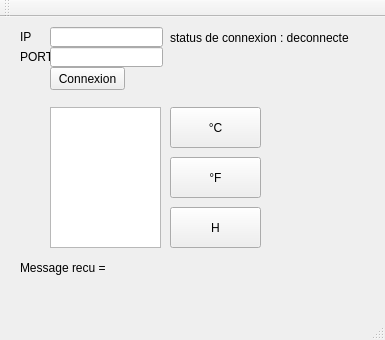
<?xml version="1.0" encoding="UTF-8"?>
<ui version="4.0">
 <class>InitiationQtClass</class>
 <widget class="QMainWindow" name="InitiationQtClass">
  <property name="geometry">
   <rect>
    <x>0</x>
    <y>0</y>
    <width>385</width>
    <height>340</height>
   </rect>
  </property>
  <property name="windowTitle">
   <string>InitiationQt</string>
  </property>
  <widget class="QWidget" name="centralWidget">
   <widget class="QLabel" name="label">
    <property name="geometry">
     <rect>
      <x>320</x>
      <y>230</y>
      <width>131</width>
      <height>81</height>
     </rect>
    </property>
    <property name="text">
     <string/>
    </property>
   </widget>
   <widget class="QLabel" name="label_3">
    <property name="geometry">
     <rect>
      <x>20</x>
      <y>10</y>
      <width>41</width>
      <height>20</height>
     </rect>
    </property>
    <property name="text">
     <string>IP</string>
    </property>
   </widget>
   <widget class="QLabel" name="label_4">
    <property name="geometry">
     <rect>
      <x>20</x>
      <y>30</y>
      <width>71</width>
      <height>20</height>
     </rect>
    </property>
    <property name="text">
     <string>PORT</string>
    </property>
   </widget>
   <widget class="QLineEdit" name="IPLineEdit">
    <property name="geometry">
     <rect>
      <x>50</x>
      <y>10</y>
      <width>113</width>
      <height>20</height>
     </rect>
    </property>
   </widget>
   <widget class="QLineEdit" name="portLineEdit">
    <property name="geometry">
     <rect>
      <x>50</x>
      <y>30</y>
      <width>113</width>
      <height>20</height>
     </rect>
    </property>
   </widget>
   <widget class="QPushButton" name="pushButton_2">
    <property name="geometry">
     <rect>
      <x>50</x>
      <y>50</y>
      <width>75</width>
      <height>23</height>
     </rect>
    </property>
    <property name="text">
     <string>Connexion</string>
    </property>
   </widget>
   <widget class="QLabel" name="connectionStatusLabel">
    <property name="geometry">
     <rect>
      <x>170</x>
      <y>0</y>
      <width>451</width>
      <height>41</height>
     </rect>
    </property>
    <property name="text">
     <string>status de connexion : deconnecte</string>
    </property>
   </widget>
   <widget class="QLabel" name="MessageEditLine">
    <property name="geometry">
     <rect>
      <x>610</x>
      <y>160</y>
      <width>391</width>
      <height>171</height>
     </rect>
    </property>
    <property name="text">
     <string/>
    </property>
   </widget>
   <widget class="QPlainTextEdit" name="plainTextEdit">
    <property name="geometry">
     <rect>
      <x>50</x>
      <y>90</y>
      <width>111</width>
      <height>141</height>
     </rect>
    </property>
   </widget>
   <widget class="QLabel" name="connectionStatusLabel1">
    <property name="geometry">
     <rect>
      <x>20</x>
      <y>230</y>
      <width>301</width>
      <height>41</height>
     </rect>
    </property>
    <property name="text">
     <string>Message recu =</string>
    </property>
   </widget>
   <widget class="QPushButton" name="far">
    <property name="geometry">
     <rect>
      <x>170</x>
      <y>140</y>
      <width>91</width>
      <height>41</height>
     </rect>
    </property>
    <property name="text">
     <string>°F</string>
    </property>
   </widget>
   <widget class="QPushButton" name="hr">
    <property name="geometry">
     <rect>
      <x>170</x>
      <y>190</y>
      <width>91</width>
      <height>41</height>
     </rect>
    </property>
    <property name="text">
     <string>H</string>
    </property>
   </widget>
   <widget class="QPushButton" name="cel">
    <property name="geometry">
     <rect>
      <x>170</x>
      <y>90</y>
      <width>91</width>
      <height>41</height>
     </rect>
    </property>
    <property name="text">
     <string>°C</string>
    </property>
   </widget>
  </widget>
  <widget class="QMenuBar" name="menuBar">
   <property name="geometry">
    <rect>
     <x>0</x>
     <y>0</y>
     <width>385</width>
     <height>21</height>
    </rect>
   </property>
  </widget>
  <widget class="QToolBar" name="mainToolBar">
   <attribute name="toolBarArea">
    <enum>TopToolBarArea</enum>
   </attribute>
   <attribute name="toolBarBreak">
    <bool>false</bool>
   </attribute>
  </widget>
  <widget class="QStatusBar" name="statusBar"/>
 </widget>
 <layoutdefault spacing="6" margin="11"/>
 <resources>
  <include location="InitiationQt.qrc"/>
 </resources>
 <connections>
  <connection>
   <sender>pushButton_2</sender>
   <signal>clicked()</signal>
   <receiver>InitiationQtClass</receiver>
   <slot>onConnectButtonClicked()</slot>
   <hints>
    <hint type="sourcelabel">
     <x>407</x>
     <y>154</y>
    </hint>
    <hint type="destinationlabel">
     <x>299</x>
     <y>199</y>
    </hint>
   </hints>
  </connection>
  <connection>
   <sender>cel</sender>
   <signal>clicked()</signal>
   <receiver>InitiationQtClass</receiver>
   <slot>EnvoiCel()</slot>
   <hints>
    <hint type="sourcelabel">
     <x>615</x>
     <y>133</y>
    </hint>
    <hint type="destinationlabel">
     <x>562</x>
     <y>199</y>
    </hint>
   </hints>
  </connection>
  <connection>
   <sender>far</sender>
   <signal>clicked()</signal>
   <receiver>InitiationQtClass</receiver>
   <slot>EnvoiFar()</slot>
   <hints>
    <hint type="sourcelabel">
     <x>780</x>
     <y>138</y>
    </hint>
    <hint type="destinationlabel">
     <x>562</x>
     <y>199</y>
    </hint>
   </hints>
  </connection>
  <connection>
   <sender>hr</sender>
   <signal>clicked()</signal>
   <receiver>InitiationQtClass</receiver>
   <slot>EnvoiHyg()</slot>
   <hints>
    <hint type="sourcelabel">
     <x>920</x>
     <y>138</y>
    </hint>
    <hint type="destinationlabel">
     <x>562</x>
     <y>199</y>
    </hint>
   </hints>
  </connection>
 </connections>
 <slots>
  <slot>onDisplayMessageButtonClicked()</slot>
  <slot>onConnectButtonClicked()</slot>
  <slot>onSendMessageButtonClicked()</slot>
  <slot>onServerNewConnection()</slot>
  <slot>EnvoiCel()</slot>
  <slot>EnvoiFar()</slot>
  <slot>EnvoiHyg()</slot>
 </slots>
</ui>
